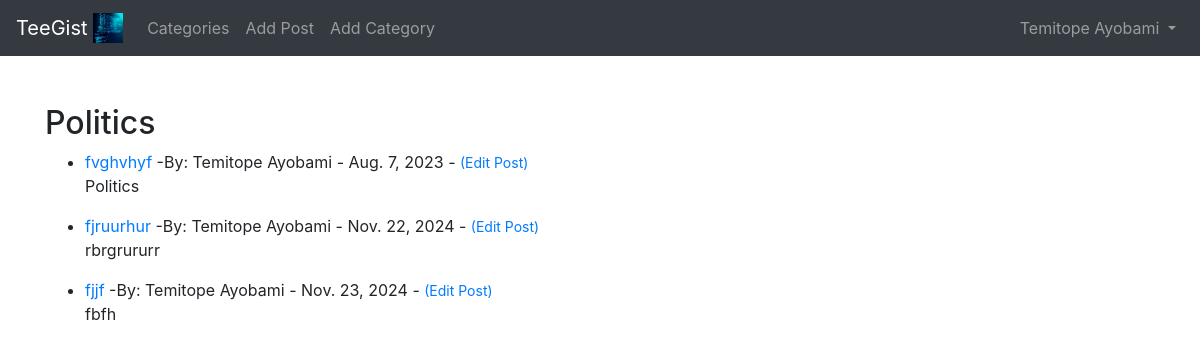
The app's page /category/politics/ (signed in) with its own data.
### app_folder/models.py (models this page shows, shortened)
class Post(models.Model):
    title = models.CharField(max_length=250)
    upload_image = models.ImageField(null=True, blank=True, upload_to ='images/')
    title_tag = models.CharField(max_length=250, default='This is a blog Web App!')
    author = models.ForeignKey(User, on_delete=models.CASCADE)
    body = RichTextField(blank=True, null=True)
    posted_at = models.DateField(auto_now_add=True)
    category = models.CharField(max_length=255, default='Technology')
    snippet = models.CharField(max_length=255, default="Click to View Post")
    likes = models.ManyToManyField(User, related_name='blog_posts')

### app_folder/views.py (the view)
# urls.py: path('category/<str:cats>/', CategoryView, name = "category"),
def CategoryView(request, cats):
    category_menu = Post.objects.filter(category=cats.replace('-', ' '))
    return render(request, 'apps/categories.html', {'cats':cats.title().replace('-', ' '), 'category_posts':category_menu})

### app_folder/templates/apps/categories.html (shortened to what this page needs)
{% extends 'blogs/base.html' %}
{% block content %}
<br/>
 <br/>
{% if category_posts %}
        <h2> {{ cats }}   </h2>
        <ul>
            {% for post in category_posts %}
        <li> <a href = "{% url 'details' post.pk %}">{{ post.title }} </a>
            -By: {{ post.author.first_name }}
                {{ post.author.last_name }} -
            {{ post.posted_at }} -
            {% if user.is_authenticated %}
            <small>
            <a href = "{% url 'edit_post' post.pk%}"> (Edit Post)</a>
            </small>
            {% endif %}
        <br/>
        </li>
        {{ post.body|slice:":30"|safe }}
        {% endfor %}
</ul>
{% else %}
    Sorry this page doesn't exits
{% endif %}
{% endblock %}

### project_folder/templates/blogs/base.html (shortened to what this page needs)
{% load static %}
<!doctype html>
<html lang="en">
  <head>
    <link rel="stylesheet" href="https://cdn.jsdelivr.net/npm/bootstrap@4.6.2/dist/css/bootstrap.min.css">
  </head>
  <body>
    <nav class="navbar navbar-expand-lg navbar-dark bg-dark">
        <a class="navbar-brand" href="{% url 'home' %}">TeeGist
          <img src="{% static 'theblog/img/code.jpeg' %}" width="30" height="30" class="d-inline-block align-top" alt="">
        </a>
        <div class="collapse navbar-collapse" id="navbarSupportedContent">
          <ul class="navbar-nav mr-auto">
            {% if cat_menu %}
            <li class="nav-item dropdown">
              <a class="nav-link dropdown-toggle" href="#" role="button" data-toggle="dropdown" aria-expanded="false">
                Categories
              </a>
              <div class="dropdown-menu" arial-lavelledby="navbarDropdown">
                {% for item in cat_menu %}
                <a class ="dropdown-item" href="{% url 'category' item|slugify %}">{{ item }}</a>
                {% endfor %}
              </div>
            </li>
            {% else %}
            <li class="nav-item">
              <a class="nav-link" href="{% url 'category-list' %}">Categories</a>
            </li>
            {% endif %}
            {% if user.is_authenticated %}
            <li class="nav-item">
              <a class="nav-link" href="{% url 'add_blog' %}">Add Post</a>
            </li>
            <li class="nav-item">
              <a class="nav-link" href="{% url 'add_category' %}">Add Category</a>
            </li>
            {% endif %}
          </ul>
          {% if user.is_authenticated %}
          <ul class="navbar-nav ml-auto">
            <li class="nav-item dropdown">
              <a class="nav-link dropdown-toggle" href="#" role="button" data-toggle="dropdown" aria-expanded="false">
                {{ user.first_name }}
                {{ user.last_name }}
              </a>
            </li>
          </ul>
          {% endif %}
        </div>
      </nav>
    <div class = 'container'>
         {% block content %}
        {% endblock %}
    </div>
  </body>
</html>

### records on screen
Post: title "fvghvhyf", author.first_name "Temitope", author.last_name "Ayobami", posted_at "Aug. 7, 2023", body "Politics"
Post: title "fjruurhur", author.first_name "Temitope", author.last_name "Ayobami", posted_at "Nov. 22, 2024", body "rbrgrururr"
Post: title "fjjf", author.first_name "Temitope", author.last_name "Ayobami", posted_at "Nov. 23, 2024", body "fbfh"

### other values on screen
{{ user.first_name }} "Temitope"
{{ user.last_name }} "Ayobami"
{{ cats }} "Politics"
